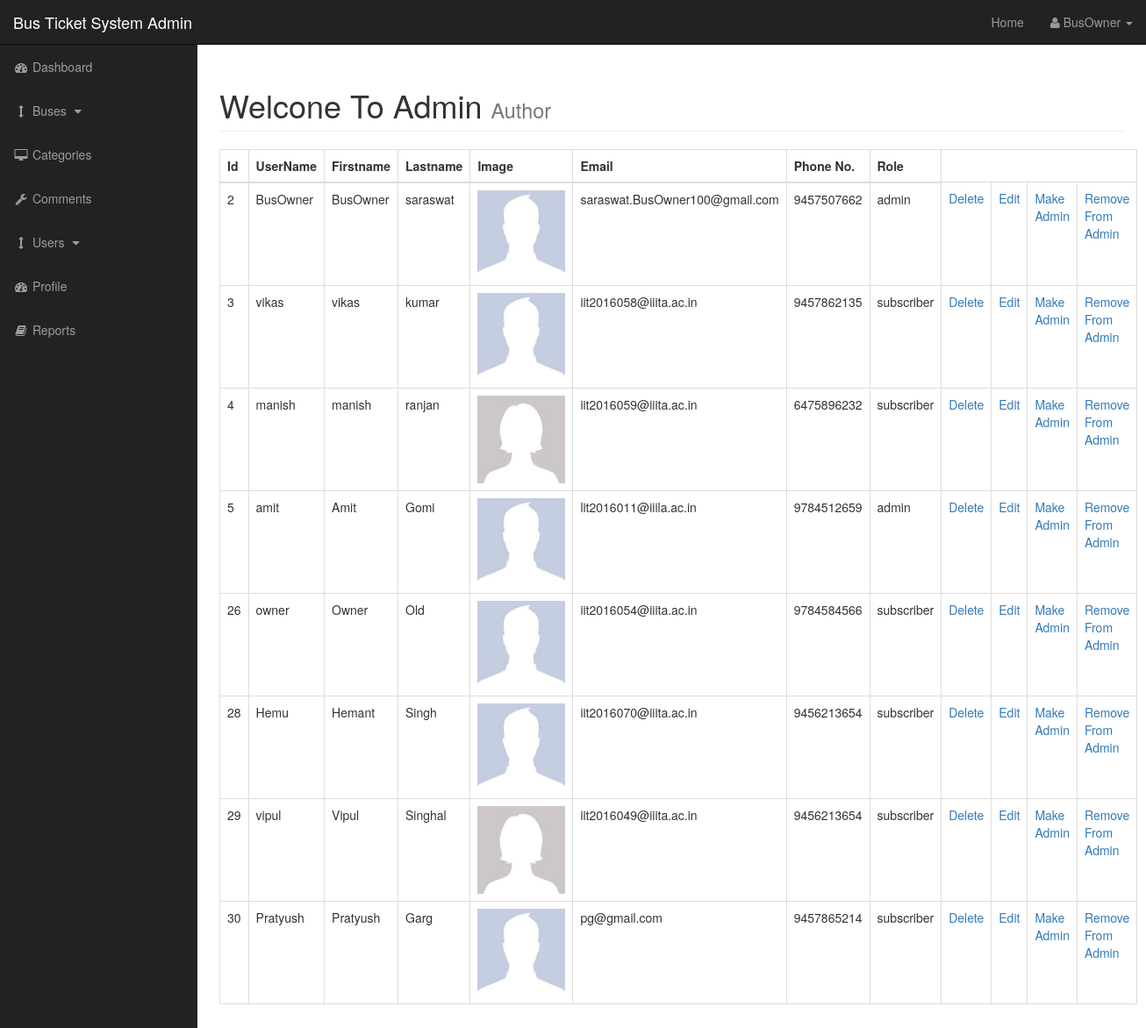
Screenshot of /admin/users.php (signed in) with the database file from the repository.
### tables this page shows
CREATE TABLE `users` (
  `user_id` int(3) NOT NULL,
  `username` varchar(255) NOT NULL,
  `user_password` varchar(255) NOT NULL,
  `user_firstname` varchar(255) NOT NULL,
  `user_lastname` varchar(255) NOT NULL,
  `user_email` varchar(255) NOT NULL,
  `user_phoneno` varchar(255) NOT NULL,
  `user_image` text NOT NULL,
  `user_role` varchar(255) NOT NULL
);

### admin/users.php (the view, shortened to what this page needs)
<?php include"includes/admin_header.php"; ?>
    <div id="wrapper">
        <?php include"includes/admin_navigation.php"; ?>
        <div id="page-wrapper">
            <div class="container-fluid">
                <div class="row">
                    <div class="col-lg-12">
                        <h1 class="page-header">
                            Welcone To Admin
                            <small>Author</small>
                        </h1>
                        <?php
                        if (isset($_GET['source'])) {
                            $source = $_GET['source'];
                        }
                        else {
                            $source = "";
                        }
                        switch ($source) {
                            default: ?>
                                <table class="table table-bordered table-hover">
                                <thead>
                                    <tr>
                                        <th>Id</th>
                                        <th>UserName</th>
                                        <th>Firstname</th>
                                        <th>Lastname</th>
                                        <th>Image</th>
                                        <th>Email</th>
                                        <th>Phone No.</th>
                                        <th>Role</th>
                                    </tr>
                                </thead>
                                <tbody>
                                    <?php
                                        $query = "SELECT *  FROM  users";
                                        $select_users = mysqli_query($connection,$query);
                                        while($row = mysqli_fetch_assoc($select_users)) {
                                            $user_id = $row['user_id'];
                                            $username = $row['username'];
                                            $user_firstname = $row['user_firstname'];
                                            $user_lastname = $row['user_lastname'];
                                            $user_email = $row['user_email'];
                                            $user_role = $row['user_role'];
                                            $user_phoneno = $row['user_phoneno'];
                                            $user_image = $row['user_image'];
                                     ?>
                                    <tr>
                                        <td><?php echo $user_id ?></td>
                                        <td><?php echo $username ?></td>
                                        <td><?php echo $user_firstname ?></td>
                                        <td><?php echo $user_lastname ?></td>
                                        <td><img width="100" src="images/<?php echo $user_image ?>"></td>
                                        <td><?php echo $user_email ?></td>
                                        <td><?php echo $user_phoneno ?></td>
                                        <td><?php echo $user_role ?></td>
                                        <?php echo "<td><a href='users.php?delete=$user_id'>Delete</a></td>"; ?>
                                        <?php echo "<td><a href='users.php?source=update_user&user_id=$user_id'>Edit</a></td>"; ?>
                                        <?php echo "<td><a href='users.php?make_admin=$user_id'>Make Admin</a></td>"; ?>
                                        <?php echo "<td><a href='users.php?remove_from_admin=$user_id'>Remove From Admin</a></td>"; ?>
                                    </tr>
                                    <?php } ?>
                                </tbody>
                                </table><?php
                                break;
                        }
                        ?>
                    </div>
                </div>
            </div>
        </div>
<?php include"includes/admin_footer.php"; ?>

### admin/includes/admin_header.php (shortened to what this page needs)
<!DOCTYPE html>
<html lang="en">
<head>
    <link href="css/bootstrap.min.css" rel="stylesheet">
    <link href="css/sb-admin.css" rel="stylesheet">
    <link href="font-awesome/css/font-awesome.min.css" rel="stylesheet" type="text/css">
</head>
<body>

### admin/includes/admin_navigation.php (shortened to what this page needs)
<nav class="navbar navbar-inverse navbar-fixed-top" role="navigation">
            <div class="navbar-header">
                <a class="navbar-brand" href="index.php">Bus Ticket System Admin</a>
            </div>
            <ul class="nav navbar-right top-nav">
                <li><a href="../index.php">Home</a></li>
                <li class="dropdown">
                    <a href="#" class="dropdown-toggle" data-toggle="dropdown"><i class="fa fa-user"></i> <?php echo ucfirst($_SESSION['s_username']); ?> <b class="caret"></b></a>
                </li>
            </ul>
            <div class="collapse navbar-collapse navbar-ex1-collapse">
                <ul class="nav navbar-nav side-nav">
                    <li>
                        <a href="index.php"><i class="fa fa-fw fa-dashboard"></i> Dashboard</a>
                    </li>
                    <li>
                        <a href="javascript:;" data-toggle="collapse" data-target="#demo"><i class="fa fa-fw fa-arrows-v"></i> Buses <i class="fa fa-fw fa-caret-down"></i></a>
                    </li>
                    <li>
                        <a href="categories.php"><i class="fa fa-fw fa-desktop"></i> Categories</a>
                    </li>
                    <li>
                        <a href="query.php"><i class="fa fa-fw fa-wrench"></i> Comments</a>
                    </li>
                    <li>
                        <a href="javascript:;" data-toggle="collapse" data-target="#demo1"><i class="fa fa-fw fa-arrows-v"></i> Users <i class="fa fa-fw fa-caret-down"></i></a>
                    </li>
                    <li>
                        <a href="../profile.php"><i class="fa fa-fw fa-dashboard"></i> Profile</a>
                    </li>
                    <li>
                        <a href="report.php"><i class="fa fa-fw fa-book"></i> Reports</a>
                    </li>
                </ul>
            </div>
        </nav>

### admin/includes/admin_footer.php (shortened to what this page needs)
</div>
</body>
</html>

### admin/css/sb-admin.css (style rules this page uses)
body { margin-top: 100px; background-color: #222; }
@media (min-width:768px) { body { margin-top: 50px; } }
#wrapper { padding-left: 0; }
#page-wrapper { width: 100%; padding: 0; background-color: #fff; }
@media (min-width:768px) { #wrapper { padding-left: 225px; } }
@media (min-width:768px) { #page-wrapper { padding: 10px; } }
.top-nav { padding: 0 15px; }
.top-nav>li { display: inline-block; float: left; }
.top-nav>li>a { padding-top: 15px; padding-bottom: 15px; line-height: 20px; color: #999; }
@media (min-width:768px) { .side-nav { position: fixed; top: 51px; left: 225px; width: 225px; margin-left: -225px; border: none; border-radius: 0; overflow-y: auto; background-color: #222; } }
@media (min-width:768px) { .side-nav>li>a { width: 225px; } }

### rows the page displays
users: user_id "2", username "BusOwner", user_firstname "BusOwner", user_lastname "saraswat", user_image (placeholder picture), user_email "saraswat.BusOwner100@gmail.com", user_phoneno "9457507662", user_role "admin"
users: user_id "3", username "vikas", user_firstname "vikas", user_lastname "kumar", user_image (placeholder picture), user_email "iit2016058@iiita.ac.in", user_phoneno "9457862135", user_role "subscriber"
users: user_id "4", username "manish", user_firstname "manish", user_lastname "ranjan", user_image (placeholder picture), user_email "iit2016059@iiita.ac.in", user_phoneno "6475896232", user_role "subscriber"
users: user_id "5", username "amit", user_firstname "Amit", user_lastname "Gomi", user_image (placeholder picture), user_email "lit2016011@iiila.ac.in", user_phoneno "9784512659", user_role "admin"
users: user_id "26", username "owner", user_firstname "Owner", user_lastname "Old", user_image (placeholder picture), user_email "iit2016054@iiita.ac.in", user_phoneno "9784584566", user_role "subscriber"
users: user_id "28", username "Hemu", user_firstname "Hemant", user_lastname "Singh", user_image (placeholder picture), user_email "iit2016070@iiita.ac.in", user_phoneno "9456213654", user_role "subscriber"
users: user_id "29", username "vipul", user_firstname "Vipul", user_lastname "Singhal", user_image (placeholder picture), user_email "iit2016049@iiita.ac.in", user_phoneno "9456213654", user_role "subscriber"
users: user_id "30", username "Pratyush", user_firstname "Pratyush", user_lastname "Garg", user_image (placeholder picture), user_email "pg@gmail.com", user_phoneno "9457865214", user_role "subscriber"

### other values shown
$_SESSION['s_username'] "BusOwner"
